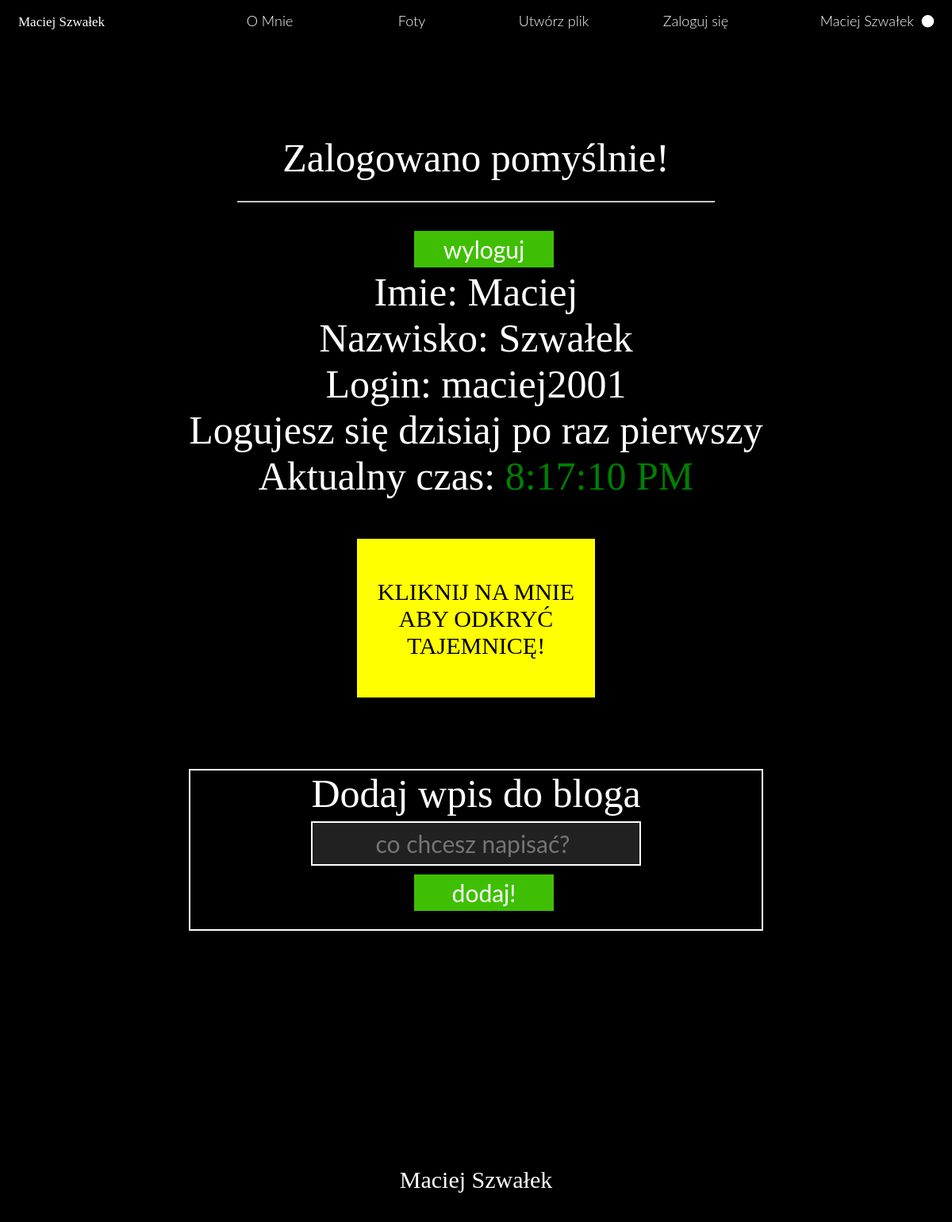
The page /zalogowano.php (signed in) on the database its author committed.
### tables this page shows
CREATE TABLE `dane` (
  `id` int(11) NOT NULL,
  `Imie` text NOT NULL,
  `Nazwisko` text NOT NULL,
  `login` text NOT NULL,
  `password` text NOT NULL
);

### zalogowano.php (the view, shortened to what this page needs)
<!doctype html>
<html lang="pl">
    <head>
        <link rel="stylesheet" href="style8.css" type="text/css">
        <link rel="stylesheet" href="fontello-ed321cde/css/fontello.css" type="text/css">
    </head>
    <body onload='zegar()'>
        <div id="container">
             <div id="menu">
                    <div class="elements"><span id="imie"><a href="index.php">Maciej Szwałek</a></span></div>
                        <div class="elements"><a href="Omnie.php"> O Mnie</a></div>
                        <div class="elements"><a href="foty.php"> Foty</a></div>
                        <div class="elements"><a href="utworz.php"> Utwórz plik</a></div>
                        <div class="elements"><a href="zaloguj.php"> Zaloguj się</a></div>
                    <div class="elements">
                        <span id="icon">
                           <?php
                            require('dane.php');
                            $connect=mysqli_connect($host,$root,$haslo,$baza);
                            @$id=$_SESSION['id'];
                            @$sql3="SELECT * FROM `dane` WHERE `id` LIKE '$id'";
                            @$zapytanie3=mysqli_query($connect,$sql3);
                            @$wiersz=mysqli_fetch_assoc($zapytanie3);
                            echo(@$wiersz['Imie']." ".@$wiersz['Nazwisko']);
                            if(isset($_SESSION['id']))
                            {
                            echo(" <i class='demo-icon icon-circle'></i>");
                            }
                            else
                            {
                            header("Location: index.php");
                            echo("<i class='demo-icon icon-circle-empty'></i>");
                            }
                            ?>
                        </span>
                    </div>
            </div>
             <div id="content4">
                <?php
                echo("Zalogowano pomyślnie!");
                echo("<hr>");
                ?>
                <form method="post" action="wyloguj.php">
                    <input type="submit" id="logout" value="wyloguj">
                </form>
                <?php
                echo("Imie: ".$wiersz['Imie']."<br>"."Nazwisko: ".$wiersz['Nazwisko']);
                echo("<br>"."Login: ".$wiersz['login']);
                ?>
                <?php
                echo("<br>");
                if(!isset($_COOKIE["witaj"]))
                {
                  echo "Logujesz się dzisiaj po raz pierwszy";
                }
                else
                {
                  echo "Logujesz się dzisiaj kolejny raz";
                }
                ?>
                 <div id='zegar'>
                 </div>
                 <div id="tajemnica" onclick="tajemnica()" ondblclick="tajemnica2()">
                    KLIKNIJ NA MNIE<br>
                    ABY ODKRYĆ TAJEMNICĘ!
                 </div>
                 <div id="wpis_form">
                 <form method="post" action="dodajwpis.php">
                     <div>Dodaj wpis do bloga </div>
                     <div><input type="text" name="wpis" placeholder="co chcesz napisać?"></div>
                     <div> <input type="submit" name='dodaj_wpis' value="dodaj!"> </div>
                </form>
                 </div>
            </div>
             <div id="footer">
                 Maciej Szwałek
            </div>
        </div>
    </body>
</html>

### style8.css (style rules this page uses)
body { background-color: #fbf9f2; margin: 0px; padding: 0px; }
#menu { width: 100%; height: 50px; background-color: black; position: sticky; top: 0; left: 0; }
.elements:first-child { height: 35px; margin-top: 15px; float:left; margin-left: 23px; width:18%; color:white; font-family: lato light; font-size: 18px; background-color: black; text-align: left; }
.elements:last-child { height: 35px; margin-top: 15px; float:left; margin-left: 23px; width:17%; color:white; font-family: lato light; font-size: 18px; background-color: black; text-align: right; }
.elements { height: 35px; margin-top: 15px; float:left; margin-left: 23px; width:13%; color:white; font-family: lato light; font-size: 18px; background-color: black; text-align: center; z-index: 100; }
#imie { color:white; font-family:Courgette ; font-size: 17px; }
#content4 { width: 100%; height: 1300px; background-color: black; color: white; text-align: center; font-size: 50px; padding-top: 120px; }
hr { width: 50%; background-color: white; }
#footer { width: 100%; height: 70px; background-color: black; position: sticky; top: 0; left: 0; text-align: center; color: white; font-size: 30px; }
a { text-decoration: none; color:white; }
input[type="text"] { font-size: 30px; margin: 0px; padding-right: 10px; width: 400px; height: 50px; background-color: #212121; border: 2px solid black; color: white; font-family: lato; text-align: center; border: 2px solid white; }
input[type="submit"] { font-size: 30px; margin: 0px; padding: 0px; width: 180px; height: 50px; margin-left: 20px; background-color: #3FBF04; color: white; border: 2px solid black; font-family: lato; }
#tajemnica { margin-top: 50px; width: 300px; height: 150px; background-color: yellow; margin-left: auto; margin-right: auto; padding-top:50px; font-size:30px; color:black; }
#wpis_form { width: 60%; height: 200px; margin-left: auto; margin-right: auto; margin-top: 90px; background-color: ; border: 2px solid white; }

### rows shown on the page
dane: Imie "Maciej", Nazwisko "Szwałek", login "maciej2001"
